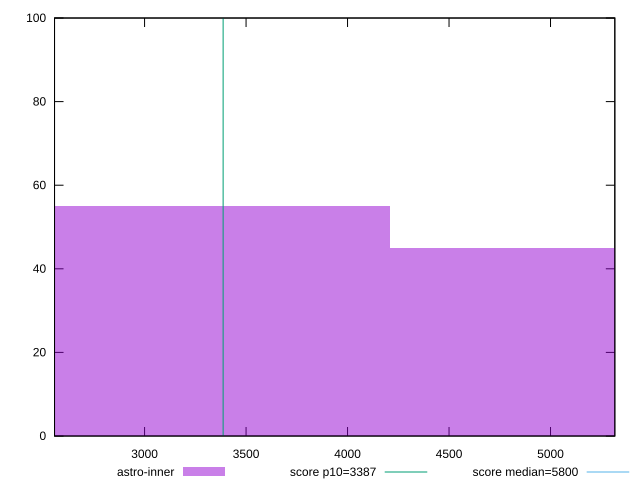

The gnuplot source for this figure:
reset

$astroInner <<EOF
5609.259917014646 45
2804.629958507323 55
EOF

set key outside below
set boxwidth 2804.629958507323
set xrange [2556.4013999999997:5316.788604922357]
set yrange [0:100]
set trange [0:100]
set style fill transparent solid 0.5 noborder

set parametric
set terminal svg size 640, 490 enhanced background rgb 'white'
set output "reports/report_00033_2021-03-01T14-23-16.841Z/speed-index/comparison/histogram/1_vs_2.svg"

plot $astroInner title "astro-inner" with boxes, \
     3387,t title "score p10=3387", \
     5800,t title "score median=5800"

reset
